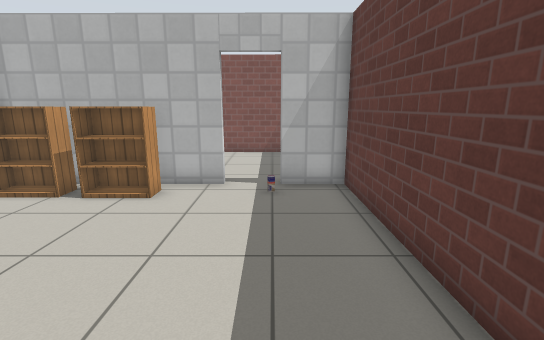
view 1 (above)

21 first-person views from a walk through a world built for the Gazebo simulator. The camera is 1.2 m above the floor, tilts 12° down and sees 85° across. Floor lines are 1 m apart. The floor is counted in squares, 0.5 m on a side. Each view is taken from the middle of a square. On the plan, view 1 faces up. The plan holds only what a view shows up to about 18 squares ahead; the rest is blank. Simple patterns stand in for the simulator's built-in surfaces. Some stock models are drawn as simple stand-ins. Some surface patterns are stand-ins.

view 2
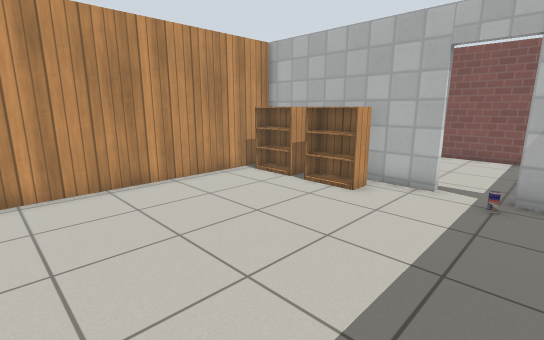

view 3
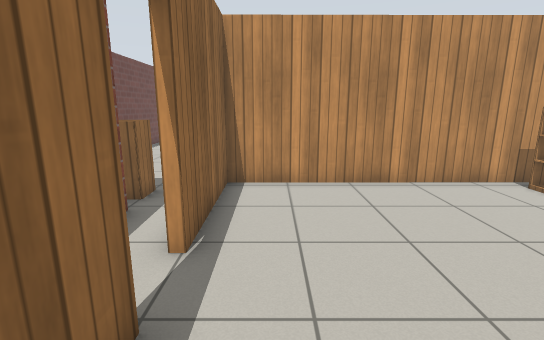

view 4
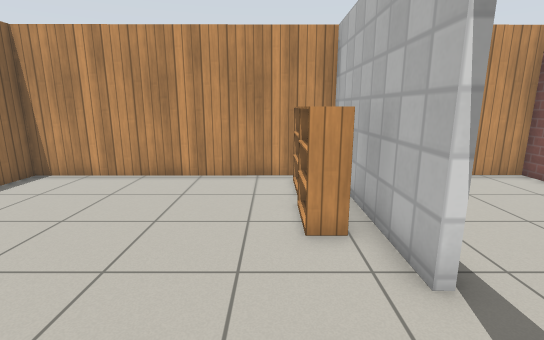

view 5
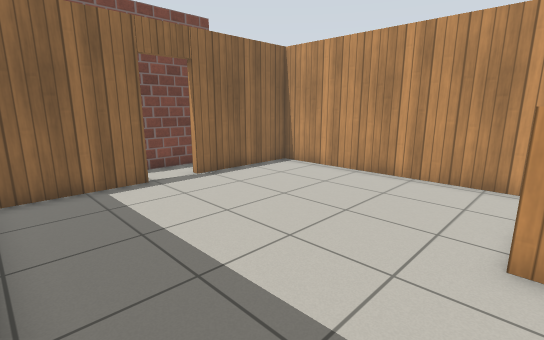

view 6
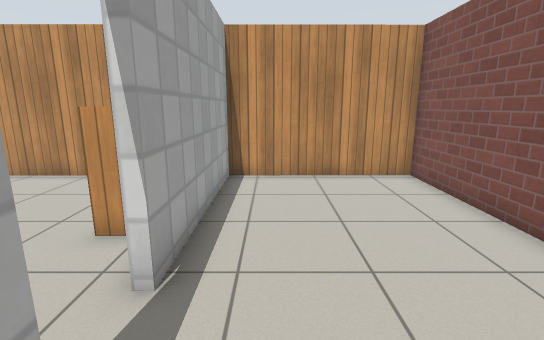

view 7
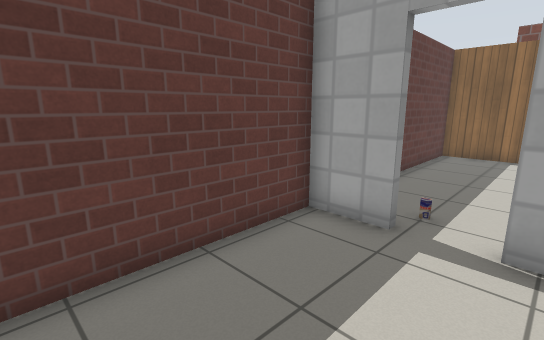

view 8
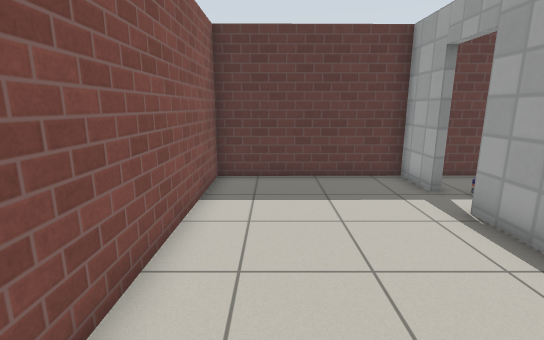

view 9
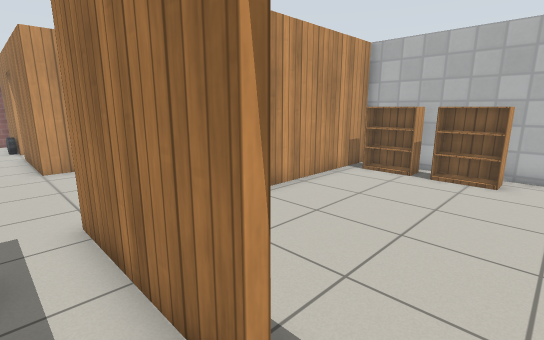

view 10
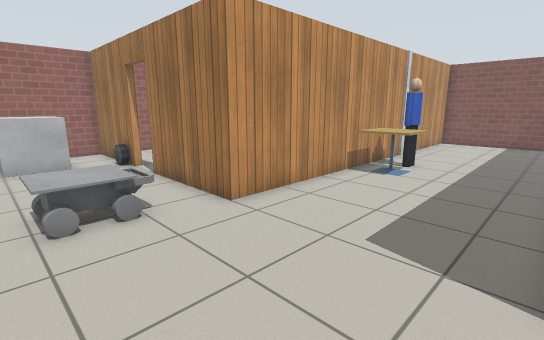

view 11
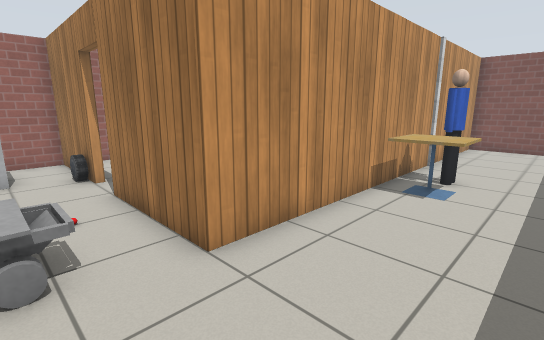

view 12
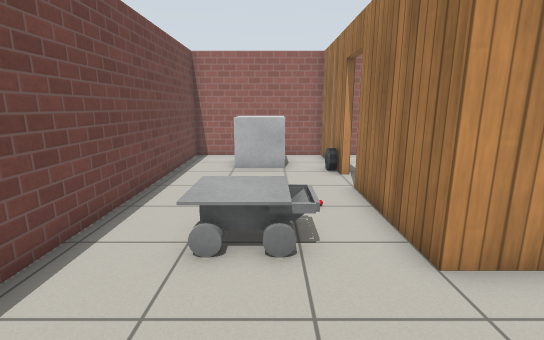

view 13
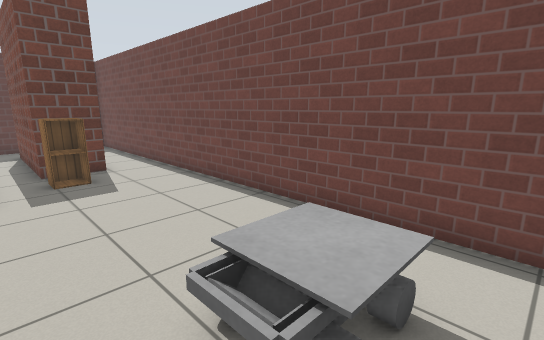

view 14
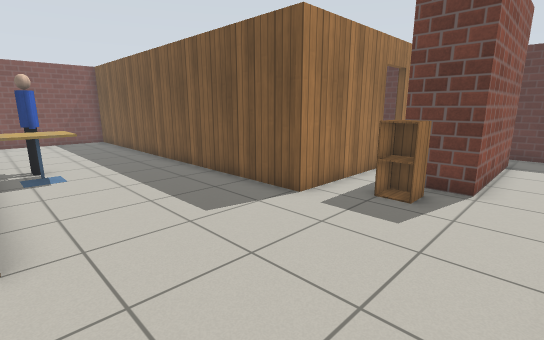

view 15
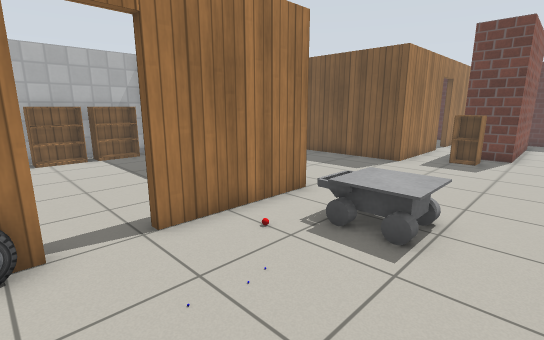

view 16
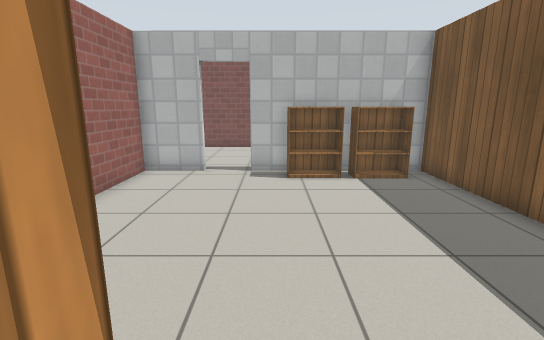

view 17
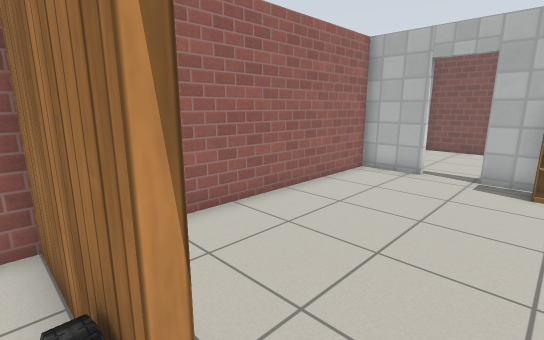

view 18
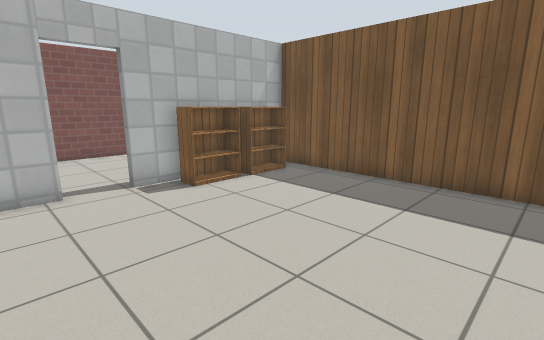

view 19
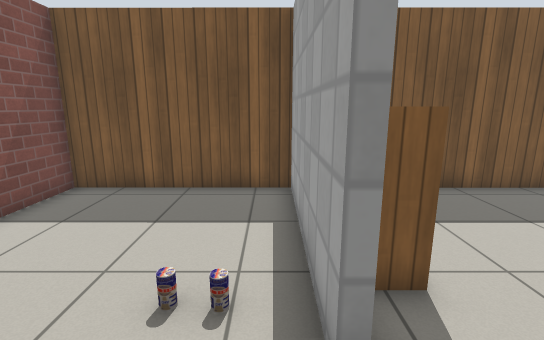

view 20
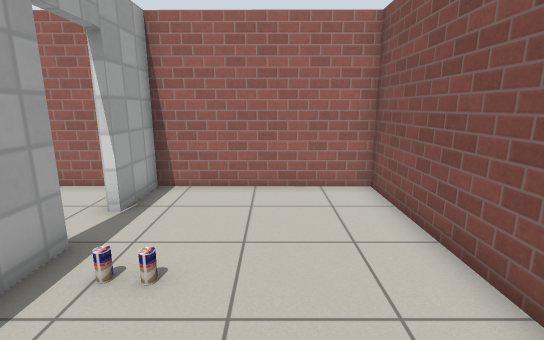

view 21
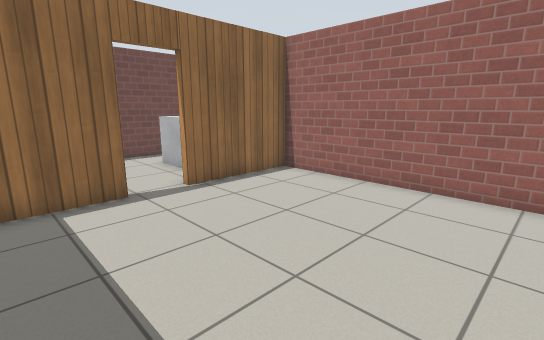

### Floor plan
Ten units are one square. View 1 is at (0, 0); x grows to the right and y downward. Boxes are objects, and circles mark ways between rooms. Rooms are numbered by the first view taken in them; rooms with no view inside come last. Other rooms are left out.
<svg viewBox="-265 -165 294 248">
<path fill="none" stroke="#000" d="M-15 -91 -84 -92 -83 14 -35 14M-18 14 24 14 23 -91 3 -91M3 -94 23 -94 22 -159 -84 -160 -84 -95 -15 -94M-35 17 -86 17 -87 -131M-214 15 -259 15 -260 78 24 76 24 52M-9 17 -18 17M24 36 24 28M-99 -160 -150 -160 -150 15 -197 15M-197 12 -171 12M-235 -92 -259 -92 -259 12 -215 12M-153 -2 -153 -92 -219 -92M-195 -160 -258 -160 -259 -95 -235 -95M-219 -95 -153 -95 -153 -160 -179 -160"/>
<rect x="-75" y="-85" width="20" height="10" fill="#bbb"><title>bookshelf</title></rect>
<rect x="-55" y="-85" width="20" height="10" fill="#bbb"><title>bookshelf</title></rect>
<rect x="-5" y="-85" width="10" height="10" fill="#bbb"><title>drink can</title></rect>
<rect x="-245" y="35" width="20" height="20" fill="#bbb"><title>other object</title></rect>
<rect x="-225" y="15" width="10" height="10" fill="#bbb"><title>car</title></rect>
<rect x="-185" y="25" width="10" height="10" fill="#bbb"><title>other object</title></rect>
<rect x="-175" y="25" width="20" height="30" fill="#bbb"><title>other object</title></rect>
<rect x="-145" y="-55" width="20" height="20" fill="#bbb"><title>cafe table</title></rect>
<rect x="-145" y="-75" width="20" height="20" fill="#bbb"><title>person</title></rect>
<rect x="-75" y="35" width="10" height="10" fill="#bbb"><title>cabinet</title></rect>
<rect x="-55" y="35" width="60" height="20" fill="#bbb"><title>brick block</title></rect>
<rect x="-205" y="-85" width="20" height="10" fill="#bbb"><title>bookshelf</title></rect>
<rect x="-185" y="-85" width="20" height="10" fill="#bbb"><title>bookshelf</title></rect>
<rect x="-215" y="-115" width="10" height="10" fill="#bbb"><title>drink can</title></rect>
<circle cx="-5" cy="-90" r="3" fill="#2a7"/>
<circle cx="-27" cy="17" r="3" fill="#2a7"/>
<circle cx="-205" cy="10" r="3" fill="#2a7"/>
<circle cx="-225" cy="-90" r="3" fill="#2a7"/>
<text x="-30" y="-40">1</text>
<text x="-30" y="-130">2</text>
<text x="-120" y="10">3</text>
<text x="-210" y="-40">4</text>
<text x="-210" y="-130">5</text>
</svg>
Room 1 opens to room 2. Room 1 opens to room 3. Room 3 opens to room 4. Room 4 opens to room 5.

Where each view was taken, in squares from view 1:
view 1: 0 up, 0 right, facing up
view 2: 0 up, 1 right, facing up-left
view 3: 0 up, 1 right, facing left
view 4: 7 up, 2 right, facing left
view 5: 8 up, 2 right, facing down-left
view 6: 11 up, 2 right, facing left
view 7: 15 up, 2 left, facing down-right
view 8: 14 up, 8 left, facing right
view 9: 3 down, 2 left, facing up-left
view 10: 6 down, 9 left, facing up-left
view 11: 4 down, 11 left, facing up-left
view 12: 4 down, 11 left, facing left
view 13: 2 down, 18 left, facing down-right
view 14: 7 down, 15 left, facing up-right
view 15: 7 down, 22 left, facing up-right
view 16: 2 down, 21 left, facing up
view 17: 2 down, 20 left, facing up-left
view 18: 0 up, 25 left, facing up-right
view 19: 10 up, 24 left, facing right
view 20: 13 up, 17 left, facing left
view 21: 7 up, 17 left, facing down-left
